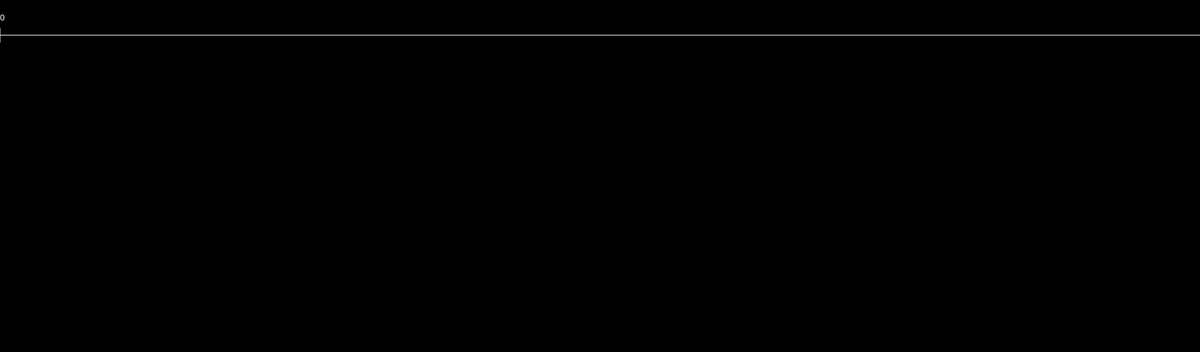
Frame 1 (no input)
Frame 60 (no input): identical to frame 1, image omitted
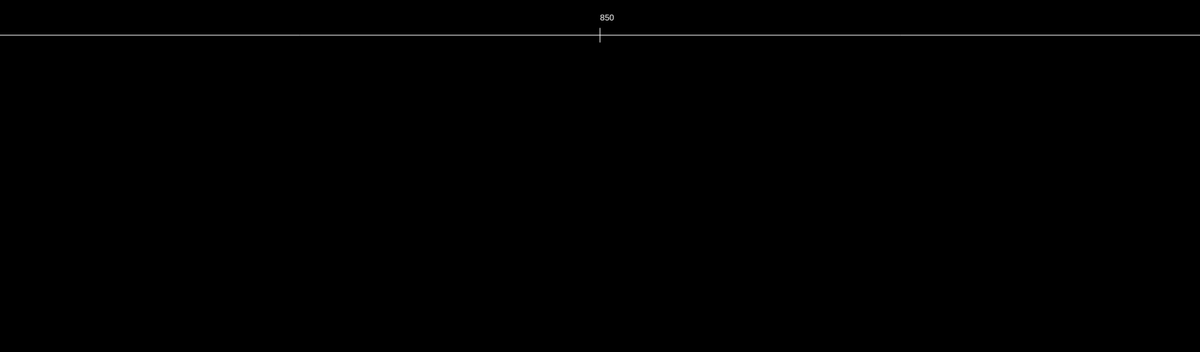
Frame 120 (the mouse pressed at the canvas centre since frame 60)

The p5.js sketch that drew these frames (run headless with seeded random() and noise() and a simulated clock; from frame 60 on, the mouse is pressed at the canvas centre):

// p5.js sketch
// ── sketch.js
dots = []
goal = 0;

function setup(){
  createCanvas(1700,500)
  goal = floor(random(width));
  print(goal)
}

function draw(){
  background(0);
  push()
  stroke(255);
  line(0, 50, width, 50)
  line(mouseX, 40, mouseX, 60)
  pop()
  fill(255)
  text(mouseX, mouseX, 20, mouseX, 60)


  for (var i = 0; i < dots.length; i++) {
    if(dots[i] > goal){
      fill(255, 0, 0);
    }
    else{
      fill(0, 255, 0);
    }
      ellipse(dots[i],20,5)
  }

}


function mouseClicked(){
  if(mouseX === goal){
    print("You win!")
  }
  dots.push(mouseX);
}
